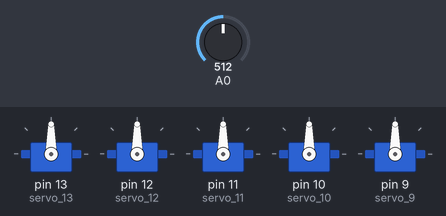
Bench run of a sketch on a simulated Arduino Uno, built with avr-gcc and run on an emulated ATmega328P. On the bench: 5 × servo. The test bench sets the inputs (shaded band); at power-on: A0 = 512.

Above: at 1.2 s.
1.3 s: A0 set to 716
At 2.2 s:
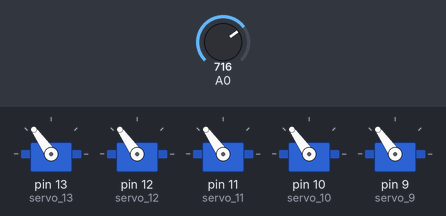
2.8 s: A0 set to 900
At 3.5 s:
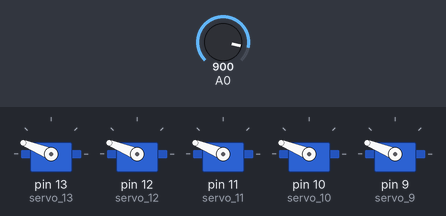
4.3 s: A0 set to 1023
At 5.5 s:
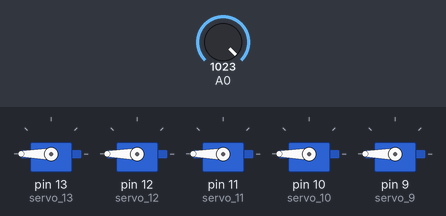
5.8 s: A0 set to 306
At 6.9 s:
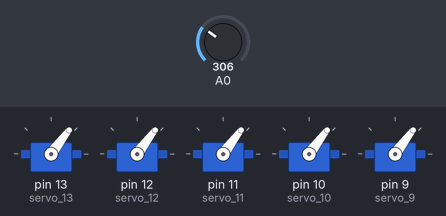
7.3 s: A0 set to 122
At 7.9 s:
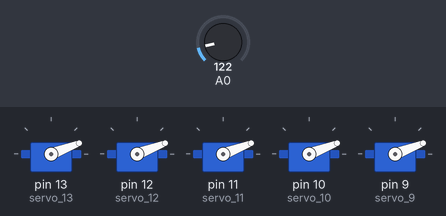
Timing chart, 0 to 9.8 s (numbered marks = the images above; inputs shaded):
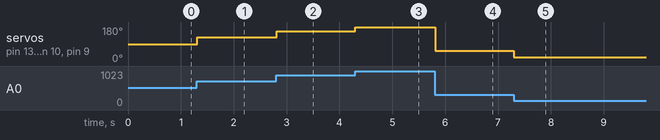

The sketch:

Motor_drive_design_and_implementation_for_robot_arm.ino
```cpp
// C++ code
//
#include <Servo.h>

int outputV = 0;

int sensorV = 0;

Servo servo_13;

Servo servo_12;

Servo servo_11;

Servo servo_10;

Servo servo_9;

void setup()
{
  pinMode(A0, INPUT);
  servo_13.attach(13, 500, 2500);

  servo_12.attach(12, 500, 2500);

  servo_11.attach(11, 500, 2500);

  servo_10.attach(10, 500, 2500);

  servo_9.attach(9, 500, 2500);

}

void loop()
{
  sensorV = analogRead(A0);
  outputV = map(sensorV, 0, 1023, 0, 180);
  servo_13.write(outputV);
  servo_12.write(outputV);
  servo_11.write(outputV);
  servo_10.write(outputV);
  servo_9.write(outputV);
  delay(10); // Delay a little bit to improve simulation performance
}
```

Measured:
- after the input at 1.3 s, servo on pin 13 (servo_13), servo on pin 12 (servo_12), servo on pin 11 (servo_11), servo on pin 10 (servo_10), servo on pin 9 (servo_9): 90° → 125° at once
- after the input at 2.8 s, servo on pin 13 (servo_13), servo on pin 12 (servo_12), servo on pin 11 (servo_11), servo on pin 10 (servo_10), servo on pin 9 (servo_9): 125° → 158° at once
- after the input at 4.3 s, servo on pin 13 (servo_13), servo on pin 12 (servo_12), servo on pin 11 (servo_11), servo on pin 10 (servo_10), servo on pin 9 (servo_9): 158° → 180° at once
- after the input at 5.8 s, servo on pin 13 (servo_13), servo on pin 12 (servo_12), servo on pin 11 (servo_11), servo on pin 10 (servo_10), servo on pin 9 (servo_9): 180° → 53° at once
- after the input at 7.3 s, servo on pin 13 (servo_13), servo on pin 12 (servo_12), servo on pin 11 (servo_11), servo on pin 10 (servo_10), servo on pin 9 (servo_9): 53° → 21° at once
